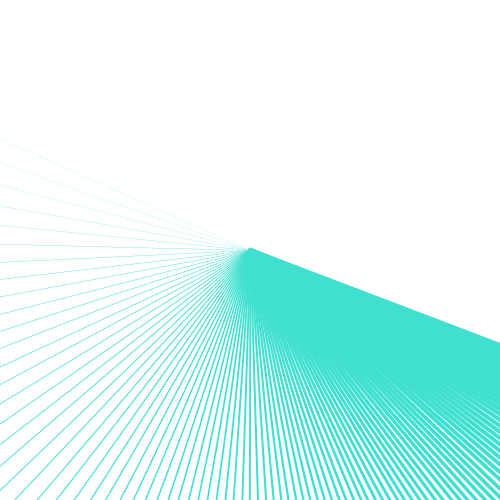
Frame 1 (no input)
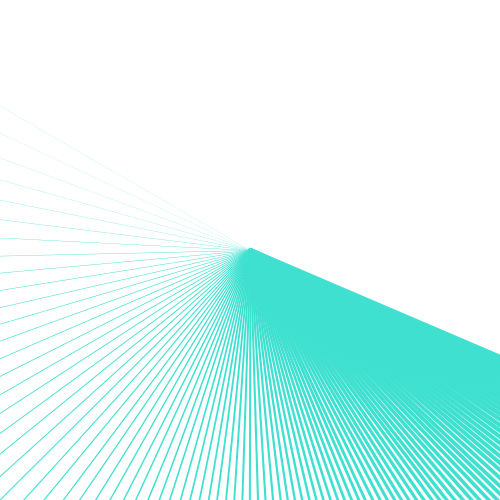
Frame 60 (the mouse pressed at the canvas centre just before this capture)
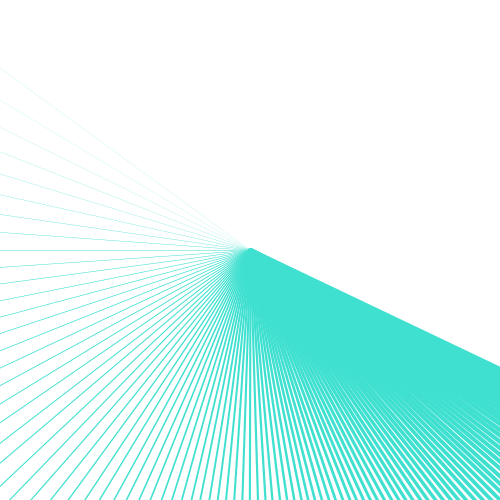
Frame 120 (the mouse held since frame 60 and released just before this capture)

The Processing sketch that drew these frames (run headless with seeded random() and noise(); from frame 60 on, the mouse is pressed at the canvas centre):

// Processing sketch: processing_181571
// ── processing_181571.pde

  /*
  
  Amanda Mahoney-Fernandes
  Visualize 60 Secs
  Excercise III
   watched youtube tutorial to learn how to make clock~ see ~ https://www.youtube.com/watch?v=tZ_xQUqUgVM
  
 */

int x1, y1;
float secondsRadius; // determines seconds radius


void setup() {
  size(500, 500); // determines canvas size
  background(0); // determines background color to be white

  float radius = min(width, height) /1.25; 
  secondsRadius = radius *1; //radius of second stroke

  x1 = width /2; //determines width
  y1 = height /2;  //determines height
}

void draw() {  
  background(255); // draw white background

  int start = 60;
  float strokeWeight = .05;
  float line;
  for (int a = 0; a < 100; a++) {
    line = map(second(), 0, start, 0, TWO_PI) - HALF_PI;
    stroke(64,224,208);
    strokeWeight(strokeWeight);
    line(x1, y1, x1 + cos(line) * secondsRadius, y1 + sin(line) * secondsRadius);
    strokeWeight(1);
    strokeWeight = strokeWeight + .05;
    start = start + 1;
  }  
  
  }
